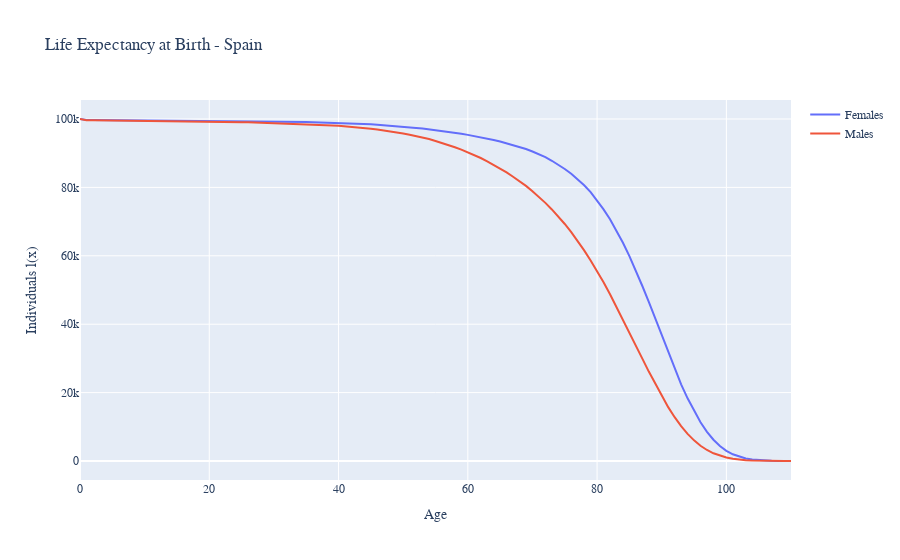

Notebook code cell kept with this figure:
### Markdown cell above
### Now let's have a look using Plotly
Plotly is a powerful interactive library for Python. It is quite useful as we can slide onto the chart for looking to the smallest detail. In fact, I advise the reader at swiping it up and down to see age and number of individuals interactively.

### Code cell
spain = pd.pivot_table(dataset, values=['Spain_Male', 'Spain_Female'], index='age')

linef = go.Scatter(x= spain.index, y=spain.Spain_Female, mode='lines', name='Females')
linem = go.Scatter(x=spain.index, y=spain.Spain_Male, mode ='lines', name='Males')

frames = [linef, linem]
figure = go.Figure(frames)
figure.update_layout(title = 'Life Expectancy at Birth - Spain', xaxis_title='Age', yaxis_title='Individuals l(x)', 
                    font= go.layout.Font(family='Arial'))
iplot(figure)
